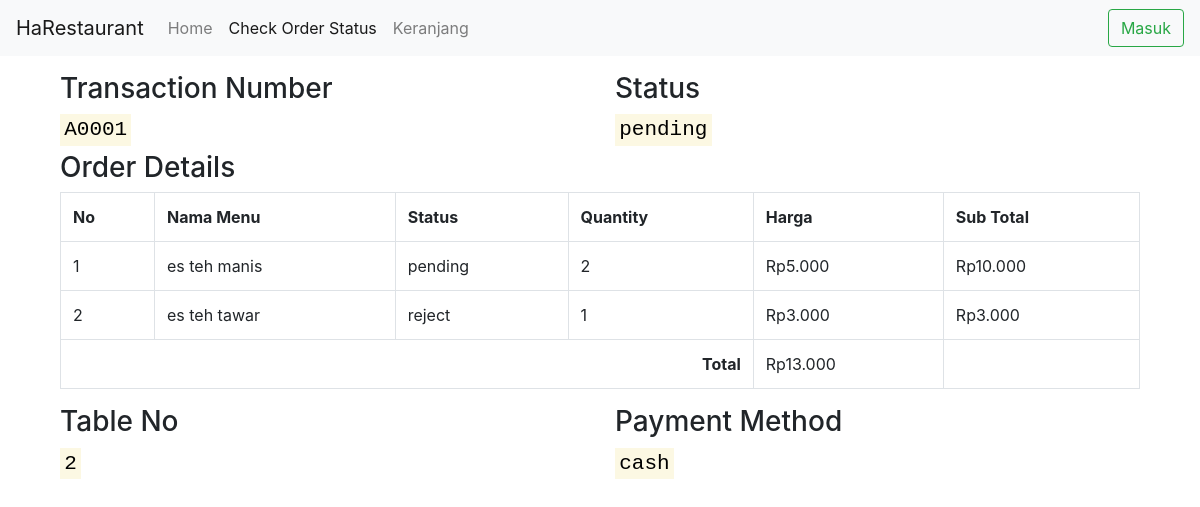
Screenshot of /checkOrderStatus.php?idTransaksi=A0001 with the database file from the repository.
### tables this page shows
CREATE TABLE `transaksi` (
  `idTransaksi` int NOT NULL AUTO_INCREMENT,
  `nomorTransaksi` varchar(255) DEFAULT NULL,
  `waktuTransaksi` datetime DEFAULT CURRENT_TIMESTAMP,
  `nomorMeja` int DEFAULT NULL,
  `statusPesanan` varchar(30) DEFAULT NULL,
  `metodePembayaran` varchar(50) DEFAULT NULL,
  `statusPembayaran` varchar(25) DEFAULT NULL,
  `idKaryawan` int DEFAULT NULL,
  PRIMARY KEY (`idTransaksi`)
);

CREATE TABLE `menu` (
  `id` int NOT NULL AUTO_INCREMENT,
  `nama` varchar(255) NOT NULL,
  `harga` int NOT NULL,
  `tipeMenu` varchar(255) NOT NULL,
  `statusMenu` varchar(255) NOT NULL,
  `image` text,
  `deskripsi` text,
  PRIMARY KEY (`id`)
);

CREATE TABLE `transaksiDetail` (
  `idTransaksi` int DEFAULT NULL,
  `idMenu` int DEFAULT NULL,
  `quantity` int DEFAULT NULL,
  `statusPesananMenu` varchar(255) DEFAULT NULL
);

### process/get_product_details.php (called while the page is built)
<?php
function getMenuDetail($id) {
    include $_SERVER['DOCUMENT_ROOT'] . '/essentials/connection.php';
    $menuDetailQuery = "SELECT * FROM MENU WHERE id='$id'";
    $menuDetail = mysqli_query($conn, $menuDetailQuery);
    $menu = mysqli_fetch_array($menuDetail);
    return $menu;
}
function getDataTransaksi($idTrx) {
    include $_SERVER['DOCUMENT_ROOT'] . '/essentials/connection.php';
    $query = "SELECT * FROM transaksidetail WHERE idTransaksi=$idTrx;";
    $exc = mysqli_query($conn, $query);
    $dataTransaksi = array();
    while ($row = mysqli_fetch_array($exc)) {
        $dataTransaksi[] = $row;
    }
    return $dataTransaksi;
}
?>

### checkOrderStatus.php (the view, shortened to what this page needs)
<?php
include './essentials/connection.php';
include './process/get_product_details.php';
?>
<!DOCTYPE html>
<html lang="en">
<head>
    <link rel="stylesheet" href="./assets/css/bootstrap.css">
</head>
<body>
    <section id="navigation">
        <nav class="navbar navbar-expand-lg navbar-light bg-light">
            <a class="navbar-brand" href="./index.php">HaRestaurant</a>
            <div class="collapse navbar-collapse" id="navbarSupportedContent">
              <ul class="navbar-nav mr-auto">
                <li class="nav-item">
                  <a class="nav-link" href="index.php">Home <span class="sr-only">(current)</span></a>
                </li>
                <li class="nav-item active">
                  <a class="nav-link" href="checkOrderStatus.php">Check Order Status</a>
                </li>
                  <li class="nav-item">
                    <a class="nav-link" href="cart.php">Keranjang</a>
                  </li>
              </ul>
              <?php
              if (isset($_SESSION['email'])) {
                $username = explode("@", $_SESSION["email"]);
                echo '<a style="margin-right: 5px;">Hai, '.$username[0].'</a>';
                echo '<a class="btn btn-outline-primary" href="kitchen/index.php"style="margin-right: 0.5rem;">Dashboard Admin</a>';
                echo '<a class="btn btn-outline-danger" href="logout.php">Logout</a>';
              } else {
                echo '
                <a href="login.php" class="btn btn-outline-success my-2 my-sm-0" type="submit">Masuk</a>
                ';
              }
              ?>
            </div>
          </nav>
    </section>
    <section id="orderStatus">
      <div class="container" style="margin-top: 1rem;">
        <?php
if (isset($_GET['idTransaksi'])) {
  $idTransaksi = $_GET['idTransaksi'];
  $query = "SELECT * FROM transaksi WHERE nomorTransaksi='$idTransaksi'";
  $result = mysqli_query($conn, $query);
  if (!$result) {
      die("Query Error: " . mysqli_errno($conn) . " - " . mysqli_error($conn));
  } else {
      if(mysqli_num_rows($result) == 0){
          echo '
          <div class="alert alert-warning" role="alert">
            Nomor transaksi tidak ditemukan! Silahkan cek kembali nomor transaksi Anda. Data yang dimasukkan: '.$idTransaksi.'
          </div>
          ';
      } else {
          $data = mysqli_fetch_array($result);
          $idTrx = $data['idTransaksi'];
          echo '
          <div class="container">
            <div class="row">
              <div class="col-md-6">
              <h3>Transaction Number</h3>
              <h4><code><mark>'.$data['nomorTransaksi'].'</mark></code></h4>
              </div>
              <div class="col-md-6">
              <h3>Status</h3>
              <h4><code><mark>'.$data['statusPesanan'].'</mark></code></h4>
              </div>
              <div class="col-md-12">
              <h3>Order Details</h3>
              <table class="table table-bordered">
                <tr>
                  <th>No</th>
                  <th>Nama Menu</th>
                  <th>Status</th>
                  <th>Quantity</th>
                  <th>Harga</th>
                  <th>Sub Total</th>
                </tr>';
                $dataDetail = getDataTransaksi($idTrx);
                $totalHarga = 0;
                for ($i=0; $i < count($dataDetail); $i++) {
                  $menuDetail = getMenuDetail($dataDetail[$i]['idMenu']);
                  $subTotal = $menuDetail['harga'] * $dataDetail[$i]['quantity'];
                  $totalHarga += $subTotal;
                  echo '
                  <tr>
                    <td>'.($i+1).'</td>
                    <td>'.$menuDetail['nama'].'</td>
                    <td>'.$dataDetail[$i]['statusPesananMenu'].'</td>
                    <td>'.$dataDetail[$i]['quantity'].'</td>
                    <td>Rp'.number_format($menuDetail['harga'], 0, ",", ".").'</td>
                    <td>Rp'.number_format($subTotal, 0, ",", ".").'</td>
                  </tr>
                  ';
                }
                echo '
                <tr>
                <td colspan="4" style="text-align: right;"><b>Total</b></td>
                <td>Rp'.number_format($totalHarga, 0, ",", ".").'</td>
                <td></td>
                </tr>
                </table>
              </div>
              <div class="col-md-6">
              <h3>Table No</h3>
              <h4><code><mark>'.$data['nomorMeja'].'</mark></code></h4>
              </div>
              <div class="col-md-6">
              <h3>Payment Method</h3>
              <h4><code><mark>'.$data['metodePembayaran'].'</mark></code></h4>
              </div>
            </div>
          </div>
          ';
      }
  }
}
      ?>
      </div>
    </section>
</body>
</html>

### rows the page displays
transaksi: nomorTransaksi "A0001", statusPesanan "pending", nomorMeja "2", metodePembayaran "cash"
menu: nama "es teh manis", harga "5.000", harga.quantity "10.000"
transaksidetail: statusPesananMenu "pending", quantity "2"
menu: nama "es teh tawar", harga "3.000", harga.quantity "3.000"
transaksidetail: statusPesananMenu "reject", quantity "1"

### other values shown
$totalHarga "13.000"
